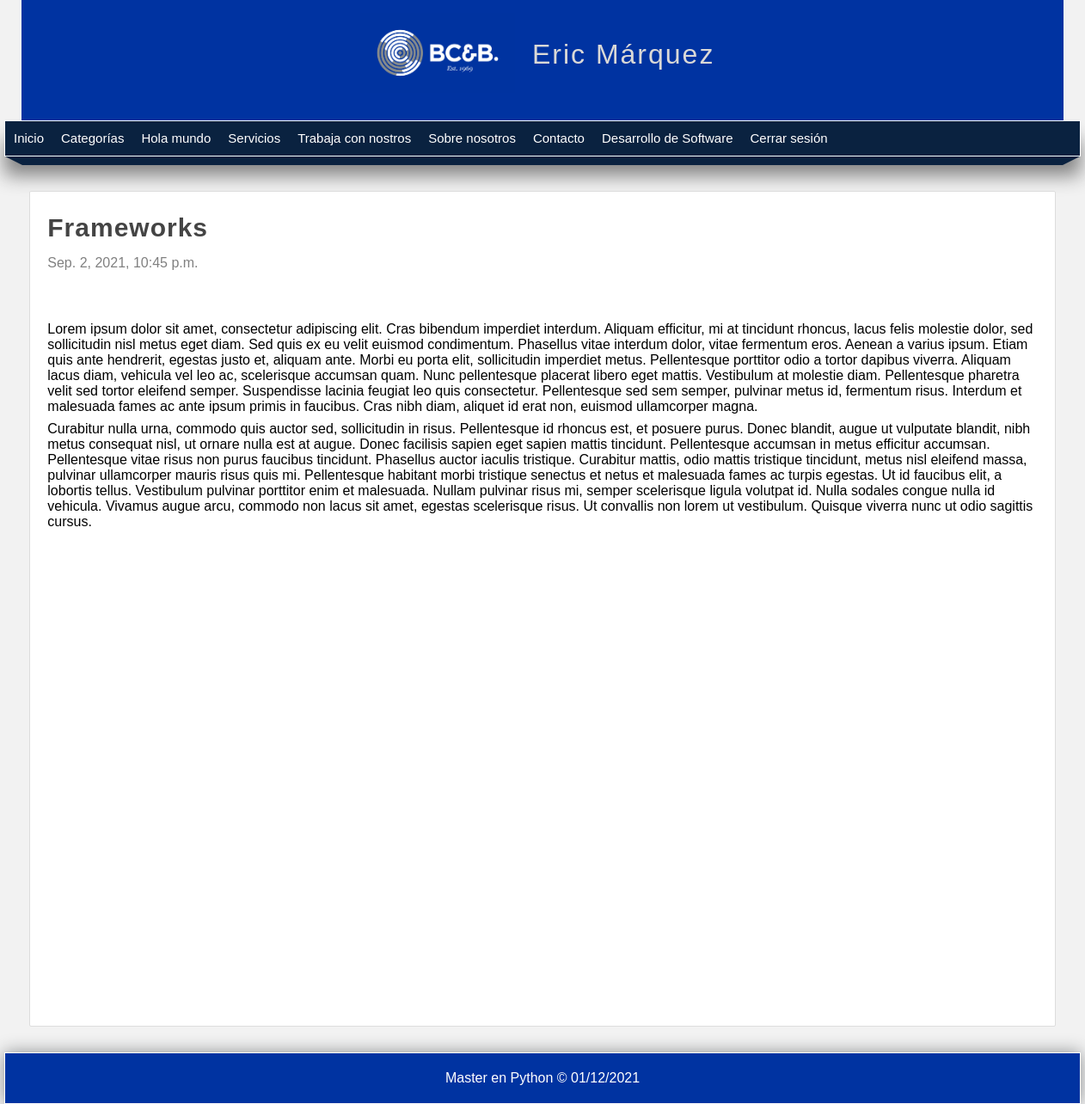
The app's page /articulo/3 (signed in) with its own data.
### pages/models.py (models this page shows, shortened)
class Page(models.Model):
    title = models.CharField(max_length=50, verbose_name ="Título")
    content = RichTextField(verbose_name="Contenido")
    slug = models.CharField(unique=True, max_length=150,verbose_name="URL amigable")
    visible = models.BooleanField(verbose_name="¿Visible?")
    order = models.IntegerField(default = 0, verbose_name="Orden")
    created_at = models.DateTimeField(auto_now_add=True, verbose_name="Creado el")
    updated_at = models.DateTimeField(auto_now=True, verbose_name="Actualizado el")
    class Meta:
        verbose_name = "Página"
        verbose_name_plural = "Páginas"

### blog/models.py (models this page shows, shortened)
class Article(models.Model):
    title = models.CharField(max_length= 150, verbose_name='Título')
    content = RichTextField(verbose_name = 'Contenido')
    image = models.ImageField(default='null', verbose_name = 'Imágen', upload_to="articles")
    public = models.BooleanField(verbose_name='¿Publicado?')
    user = models.ForeignKey(User, editable= False, verbose_name='Usario', on_delete=models.CASCADE)  #  Campo para mostrar los datos del usuario
    categories = models.ManyToManyField(Category, verbose_name='Categorías', blank=True, related_name='articles')  #  Relación con el modelo Category
    created_at = models.DateTimeField(auto_now_add=True, verbose_name='Creado el')
    updated_at = models.DateTimeField(auto_now_add=True, verbose_name='Editado el')
    class Meta:
        verbose_name = 'Articulo'
        verbose_name_plural = 'Articulos'
        ordering = ['-created_at']

### blog/views.py (the view)
# urls.py: path('articulo/<int:article_id>', views.article,name="article")
@login_required(login_url="login")
def article(request,article_id):
    article = get_object_or_404(Article, id=article_id)
    return render(request, 'articles/detail.html',{
            'article':article,
        })

### blog/processor.py (called while the page is built)
def get_categories(request):
    categories_in_use = Article.objects.filter(public=True).values_list('categories', flat=True)
    categories = Category.objects.filter(id__in=categories_in_use).values_list('id', 'name')
    return {
        'categories':categories,
        'ids':categories_in_use
    }

### pages/context_processors.py (called while the page is built)
def get_pages(request):
    pages = Page.objects.filter(visible = True).order_by('order').values_list('id','title','slug')
    return {
        'pages': pages
    }

### blog/templates/articles/detail.html (shortened to what this page needs)
{% extends 'layouts/layout.html' %}
{% block content %}
    <h1 class="title">{{article.title}}</h1>
    <span class="date">{{article.created_at}}</span>
    <p class="content">
        {{article.content|safe}}
    </p>
{% endblock %}

### mainapp/templates/layouts/layout.html (shortened to what this page needs)
<!DOCTYPE html>
<html lang="es">
<head>
    {% load static %}
    <link rel="stylesheet" type="text/css" href="{% static 'css/styles.css' %}"/>
</head>
<body>
    <header>
        <div id="logotipo">
            <img src="{% static 'images/BCB.jpg' %}"/>
            <h1>Eric Márquez</h1>
        </div>
    </header>
    <nav>
        <ul>
            <li>
                <a href="{% url 'index' %}">Inicio</a>
            </li>
            {% if user.email %}
                <li>
                    <a href="{% url 'Listado_articulos' %}">Categorías</a>
                </li>
                {% for page in pages%}
                    <li>
                        <a href="{% url 'page' page.2 %}">{{page.1}}</a>
                    </li>
                {% endfor %}
            <li>
                <a href="{% url 'logout' %}">Cerrar sesión</a>
            </li>
            {% endif %}
        </ul>
    </nav>
    <div class="barra">
        <span class="esquina-izquierda"></span>
        <span class="relleno-barra"></span>
        <span class="esquina-derecha"></span>
    </div>
    <div id="content">
        <div class="box">
            {%block content%}{%endblock%}
        </div>
    </div>
    <footer>
        Master en Python &copy;  {% now "d/m/Y"  %}
    </footer>
</body>
</html>

### mainapp/static/css/styles.css (style rules this page uses)
* { margin: 0px; padding: 0px; font-family:Arial, Helvetica, sans-serif; text-decoration: none; }
.box p, .box h2, .box h3, .box ul { margin-top: 8px; margin-bottom: 8px; }
body { background-color: #f2f2f2; }
header { width: 1212px; height: 140px; background-color: #0033a1; margin: 0 auto; }
#logotipo { width: 35%; height: 130px; margin: 0 auto; padding-top: 10px; }
#logotipo img { display: block; width: 180px; float: left; margin-top: 5px; }
#logotipo h1 { display: block; float: left; margin-top: 35px; margin-left: 20px; letter-spacing: 2px; font-weight: lighter; color: #dad9d7 }
nav { width: 1250px; height: 40px; margin: 0 auto; background-color: #0a2240 ; border: 1px solid #fcfcfd; box-shadow: 0px 22px 22px gray; font-size: 15px; }
nav > ul { list-style: none; text-decoration: none; }
nav > ul > li { line-height: 40px; float: left; }
nav > ul > li > a { display: block; padding-left: 10px; padding-right: 10px; color: white; }
.barra { width: 1250px; margin: 0 auto; }
.esquina-izquierda { display: block; border-left: 20px solid transparent; border-top: 10px solid #0a2240; float:left; }
.esquina-derecha { display: block; border-right: 20px solid transparent; border-top: 10px solid #0a2240; float:right; }
.relleno-barra { display: block; width: 1210px; height: 10px; background: #0a2240; float:left; }
#content { width: 1212px; min-height: 930px; margin: 0 auto; margin-bottom: 30px; margin-top: 40px; }
.box { background: white; width:95%; min-height: 930px; padding: 20px; border: 1px solid #ddd; border-radius: 2px; margin: 0 auto; }
.title { color: #444; letter-spacing: 1px; font-size: 30px; margin-bottom: 10px; margin-top: 5px; }
.date { display: block; margin-top: 15px; margin-bottom: 15px; color: gray; }
.content { line-height: 25px; }
footer { width: 1250px; background-color: #0033a1; border: 1px solid #fcfcfd; color: #ffffff; text-align: center; margin: 0 auto; padding-top: 20px; padding-bottom: 20px; box-shadow: 0px 0px 20px #898c8d; }

### records on screen
Page: title "Hola mundo"
Page: title "Servicios"
Page: title "Trabaja con nostros"
Page: title "Sobre nosotros"
Page: title "Contacto"
Page: title "Desarrollo de Software"
Article: title "Frameworks", created_at "Sep. 2, 2021, 10:45 p.m.", content "Lorem ipsum dolor sit amet, consectetur adipiscing elit. Cras bibendum imperdiet interdum. Aliquam efficitur, mi at tincidunt rhoncus, lacus felis molestie dolor, sed sollicitudin nisl metus eget diam. Sed quis ex eu velit euismod condimentum. Phasellus vitae interdum dolor, vitae fermentum eros. Aenean a varius ipsum. Etiam quis ante hendrerit, egestas justo et, aliquam ante. Morbi eu porta elit, sollicitudin imperdiet metus. Pellentesque porttitor odio a tortor dapibus viverra. Aliquam lacus diam, vehicula vel leo ac, scelerisque accumsan quam. Nunc pellentesque placerat libero eget mattis. Vestibulum at molestie diam. Pellentesque pharetra velit sed tortor eleifend semper. Suspendisse…"
